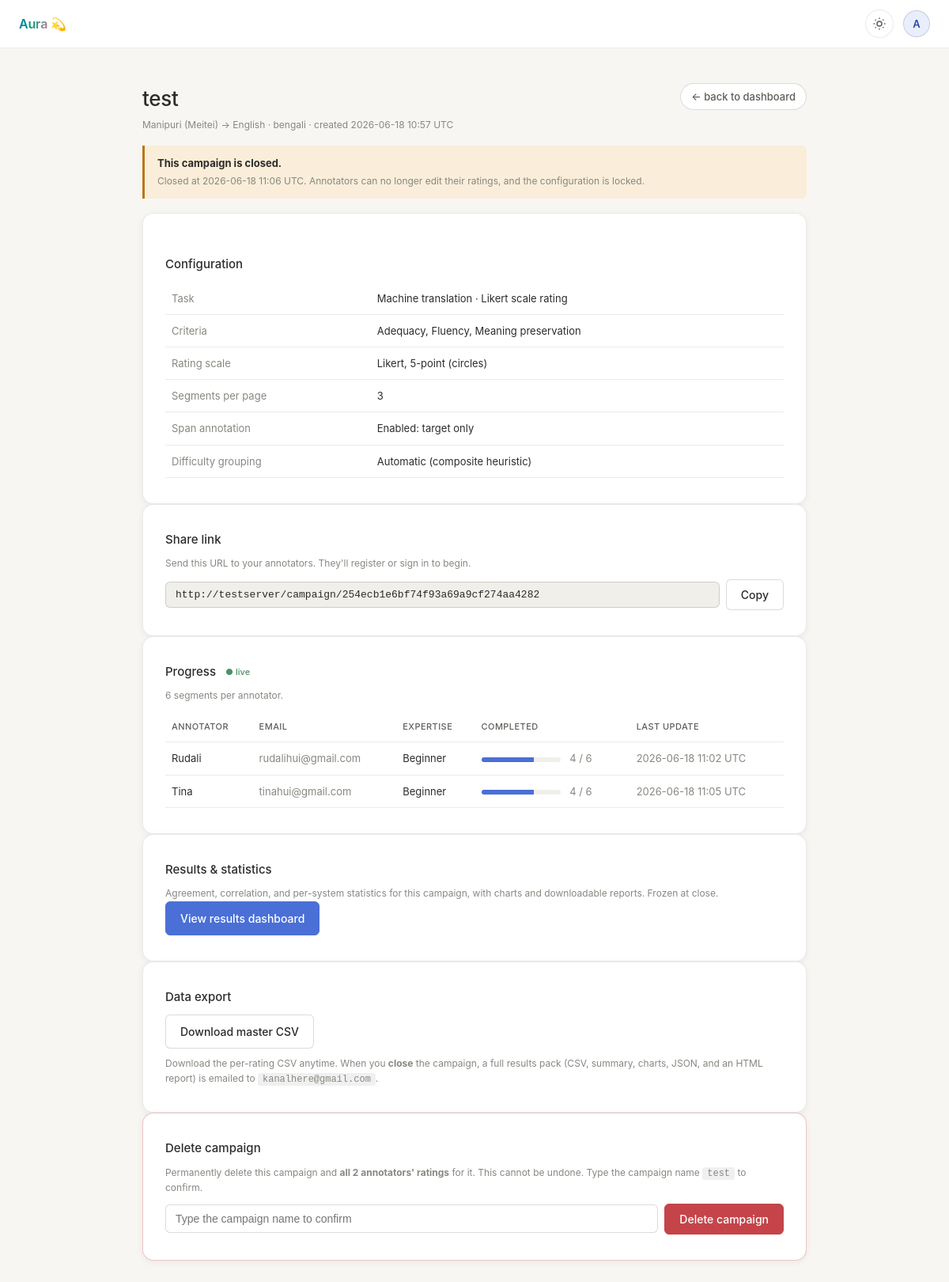
The app's page /admin/campaign/254ecb1e6bf74f93a69a9cf274aa4282 (signed in) with its own data.
### models.py (models this page shows, shortened)
class Campaign(db.Model):
    __tablename__ = "campaigns"
    id = db.Column(db.String(32), primary_key=True, default=_uuid)
    name = db.Column(db.String(200), nullable=False)
    source_language = db.Column(db.String(100), nullable=False, default="")
    target_language = db.Column(db.String(100), nullable=False, default="")
    task_type = db.Column(db.String(40), default="translation")
    input_label = db.Column(db.String(80), default="")
    output_label = db.Column(db.String(80), default="")
    difficulty_method = db.Column(db.String(20), default="auto")
    difficulty_easy_max = db.Column(db.Integer, default=0)   # length method: easy if <= this
    difficulty_hard_min = db.Column(db.Integer, default=0)   # length method: hard if >= this
    served_difficulties = db.Column(db.String(50), default="")
    expertise_matching = db.Column(db.Boolean, default=False)
    rating_position = db.Column(db.String(10), default="side")   # "side" | "below"
    span_position = db.Column(db.String(10), default="below")    # "below" | "beside"
    owner_email = db.Column(db.String(200), default="")          # who created it (results email)
    script = db.Column(db.String(50), default=None)
    segments_json = db.Column(db.Text, nullable=False)
    criteria_json = db.Column(db.Text, default="")
    instructions = db.Column(db.Text, default="")
    span_instructions = db.Column(db.Text, default="")
    span_scope = db.Column(db.String(20), default="target")
    enable_spans = db.Column(db.Boolean, default=True)
    segments_per_page = db.Column(db.Integer, default=3)
    eval_mode = db.Column(db.String(20), default="likert")
    preferences_json = db.Column(db.Text, default="")
    scale_type = db.Column(db.String(20), default="likert")
    scale_points = db.Column(db.Integer, default=5)
    scale_min = db.Column(db.Integer, default=0)
    scale_max = db.Column(db.Integer, default=100)
    scale_design = db.Column(db.String(20), default="circles")
    scale_labels_json = db.Column(db.Text, default="")
    drive_folder_id = db.Column(db.String(200), default="")
    drive_last_status = db.Column(db.String(20), default="")     # "ok", "error", or ""
    drive_last_error = db.Column(db.Text, default="")
    drive_last_sync_at = db.Column(db.DateTime, default=None)
    results_snapshot_json = db.Column(db.Text, default="")
    ai_enabled = db.Column(db.Boolean, default=False)
    ai_ab_enabled = db.Column(db.Boolean, default=False)
    ai_ab_fraction = db.Column(db.Integer, default=50)
    ai_provider = db.Column(db.String(40), default="")   # ollama|anthropic|openai|gemini|openai_compatible
    ai_model = db.Column(db.String(120), default="")
    ai_base_url = db.Column(db.String(300), default="")
    ai_api_key_enc = db.Column(db.Text, default="")      # encrypted at rest
    closed_at = db.Column(db.DateTime, default=None)
    created_at = db.Column(db.DateTime, default=datetime.utcnow)
    ratings = db.relationship("Rating", backref="campaign", lazy="dynamic", cascade="all,delete-orphan")
    @property
    def is_closed(self):
        return self.closed_at is not None
    def io_labels(self):
        d = task_defaults(self.task_type)
        return (self.input_label or d["input"], self.output_label or d["output"])
    @property
    def segments(self):
        try:
            return json.loads(self.segments_json or "[]")
        except json.JSONDecodeError:
            return []
    @property
    def criteria(self):
        if not self.criteria_json:
            return None
        try:
            return json.loads(self.criteria_json)
        except json.JSONDecodeError:
            return None
    DEFAULT_LIKERT_LABELS = {
        "1": "Very poor", "2": "Poor", "3": "Acceptable", "4": "Good", "5": "Excellent",
    }
    @property
    def score_bounds(self):
        if (self.scale_type or "likert") == "continuous":
            lo = self.scale_min if self.scale_min is not None else 0
            hi = self.scale_max if self.scale_max is not None else 100
            if hi < lo:
                lo, hi = hi, lo
            return (lo, hi)
        pts = self.scale_points or 5
        return (1, max(2, pts))
    DEFAULT_PREFERENCES = [
        {"id": "a_much_better", "label": "A is much better"},
        {"id": "a_better",      "label": "A is better"},
        {"id": "tie",           "label": "About the same"},
        {"id": "b_better",      "label": "B is better"},
        {"id": "b_much_better", "label": "B is much better"},
    ]
    @property
    def mode(self):
        return self.eval_mode or "likert"
    def rating_is_complete(self, rating, criteria=None):
        mode = self.mode
        if mode == "pairwise":
            return bool((rating.preference or "").strip())
        if mode == "span_only":
            return bool(rating.reviewed)
        if mode == "post_edit":
            return bool((rating.edited_text or "").strip())
        crit_ids = [c.get("id") for c in (criteria if criteria is not None else (self.criteria or []))]
        if not crit_ids:
            return False
        lo, hi = self.score_bounds
        return rating.is_complete_for(crit_ids, lo, hi)
    @property
    def num_segments(self):
        return len(self.segments)

class Annotator(db.Model):
    __tablename__ = "annotators"
    id = db.Column(db.String(32), primary_key=True, default=_uuid)
    name = db.Column(db.String(200), nullable=False)
    email = db.Column(db.String(200), unique=True, nullable=False, index=True)
    password_hash = db.Column(db.String(200), nullable=False)
    native_language = db.Column(db.String(100), default="")
    expertise = db.Column(db.String(20), default="")   # "" | "easy" | "medium" | "hard"
    created_at = db.Column(db.DateTime, default=datetime.utcnow)
    ratings = db.relationship("Rating", backref="annotator", lazy="dynamic")

class Rating(db.Model):
    __tablename__ = "ratings"
    id = db.Column(db.String(32), primary_key=True, default=_uuid)
    campaign_id = db.Column(db.String(32), db.ForeignKey("campaigns.id"), nullable=False, index=True)
    annotator_id = db.Column(db.String(32), db.ForeignKey("annotators.id"), nullable=False, index=True)
    segment_id = db.Column(db.String(200), nullable=False, index=True)
    scores_json = db.Column(db.Text, default="{}")
    spans_json = db.Column(db.Text, default="{}")
    comments = db.Column(db.Text, default="")
    preference = db.Column(db.String(100), default="")
    reviewed = db.Column(db.Boolean, default=False)
    edited_text = db.Column(db.Text, default="")
    time_spent_seconds = db.Column(db.Integer, default=0)
    created_at = db.Column(db.DateTime, default=datetime.utcnow)
    updated_at = db.Column(db.DateTime, default=datetime.utcnow, onupdate=datetime.utcnow)
    __table_args__ = (
        db.UniqueConstraint("campaign_id", "annotator_id", "segment_id",
                            name="uq_campaign_annotator_segment"),
    )
    def scores_dict(self):
        try:
            return json.loads(self.scores_json or "{}")
        except json.JSONDecodeError:
            return {}
    def is_complete_for(self, criterion_ids, lo=1, hi=5):
        scores = self.scores_dict()
        return all(isinstance(scores.get(cid), int) and lo <= scores[cid] <= hi
                   for cid in criterion_ids)

### app.py (the view)
@app.route("/admin/campaign/<campaign_id>")
@require_admin
def admin_campaign_detail(campaign_id):
    c = Campaign.query.get_or_404(campaign_id)
    crit_ids = [cr["id"] for cr in get_criteria_for(c)]
    rows = []
    annotator_ids = sorted({r.annotator_id for r in c.ratings})
    for aid in annotator_ids:
        ann = Annotator.query.get(aid)
        if not ann:
            continue
        rs = [r for r in c.ratings if r.annotator_id == aid]
        completed = sum(1 for r in rs if c.rating_is_complete(r, get_criteria_for(c)))
        last_update = max((r.updated_at for r in rs), default=None)
        rows.append({
            "annotator": ann,
            "completed": completed,
            "total": c.num_segments,
            "last_update": last_update,
        })
    rows.sort(key=lambda r: (-r["completed"], r["annotator"].email))
    share_url = url_for("annotator_login_view", campaign_id=c.id, _external=True)
    in_label, out_label = c.io_labels()
    mode_label = next((m["name"] for m in EVAL_MODES if m["id"] == c.mode), c.mode)
    diff_label = {"auto": "Automatic (composite heuristic)", "length": "By input length",
                  "manual": "Manual labels only", "none": "None"}.get(
                      c.difficulty_method or "auto", "Automatic")
    return render_template("admin_campaign_detail.html",
                           campaign=c, rows=rows, share_url=share_url,
                           criteria=get_criteria_for(c),
                           mode_label=mode_label, task_label=task_label(c),
                           input_label=in_label, output_label=out_label,
                           difficulty_label=diff_label,)

### templates/admin_campaign_detail.html (shortened to what this page needs)
{% extends "base.html" %}
{% block content %}
<div class="page-header">
  <div>
    <h1>{{ campaign.name }}</h1>
    <p class="hint">
      {{ campaign.source_language }} → {{ campaign.target_language }}{% if campaign.script %} · {{ campaign.script }}{% endif %}
      · created {{ campaign.created_at.strftime('%Y-%m-%d %H:%M UTC') }}
    </p>
  </div>
  <a href="{{ url_for('admin_dashboard') }}" class="link-btn">← back to dashboard</a>
</div>
{% if campaign.is_closed %}
<div class="info-box warning-box">
  <strong>This campaign is closed.</strong>
  <p class="hint">Closed at {{ campaign.closed_at.strftime('%Y-%m-%d %H:%M UTC') }}. Annotators can no longer edit their ratings, and the configuration is locked.</p>
</div>
{% endif %}
<section class="card">
  <div class="page-header" style="margin-bottom:8px;">
    <h3 style="margin:0;">Configuration</h3>
  </div>
  <table class="annotator-table">
    <tbody>
      <tr><td class="muted">Task</td><td>{{ task_label }} · {{ mode_label }}</td></tr>
      {% if campaign.mode in ['likert', 'span_only'] %}
      <tr><td class="muted">{{ 'Error types' if campaign.mode == 'span_only' else 'Criteria' }}</td><td>{{ criteria | map(attribute='name') | join(', ') }}</td></tr>
      {% endif %}
      {% if campaign.mode == 'likert' %}
      <tr><td class="muted">Rating scale</td>
        <td>
          {% if campaign.scale_type == 'continuous' %}
            Continuous slider, {{ campaign.scale_min }}–{{ campaign.scale_max }}
          {% else %}
            Likert, {{ campaign.scale_points }}-point ({{ campaign.scale_design }})
          {% endif %}
        </td></tr>
      {% endif %}
      <tr><td class="muted">Segments per page</td><td>{{ campaign.segments_per_page }}</td></tr>
      {% if campaign.mode in ['likert', 'span_only'] %}
      <tr><td class="muted">Span annotation</td>
        <td>
          {% if campaign.enable_spans %}
            Enabled: {{ 'both source &amp; target' | safe if campaign.span_scope == 'both' else 'target only' }}
          {% else %}Disabled{% endif %}
        </td></tr>
      {% endif %}
      <tr><td class="muted">Difficulty grouping</td><td>{{ difficulty_label }}</td></tr>
    </tbody>
  </table>
</section>
<section class="card">
  <h3>Share link</h3>
  <p class="hint">Send this URL to your annotators. They'll register or sign in to begin.</p>
  <div class="copy-row">
    <input type="text" id="share-url" readonly value="{{ share_url }}" onclick="this.select()">
    <button type="button" class="btn" onclick="copyShareUrl()">Copy</button>
  </div>
</section>
<section class="card">
  <h3>Progress <span id="progress-live" class="progress-live" title="Updates automatically">● live</span></h3>
  <p class="hint">{{ campaign.num_segments }} segments per annotator.</p>
  <table class="annotator-table" id="progress-table"{% if not rows %} hidden{% endif %}>
    <thead>
      <tr>
        <th>Annotator</th>
        <th>Email</th>
        <th>Expertise</th>
        <th>Completed</th>
        <th>Last update</th>
      </tr>
    </thead>
    <tbody id="progress-tbody">
      {% set _exp_label = {'easy':'Beginner','medium':'Intermediate','hard':'Advanced'} %}
      {% for r in rows %}
      <tr>
        <td>{{ r.annotator.name }}</td>
        <td class="muted">{{ r.annotator.email }}</td>
        <td>{{ _exp_label.get(r.annotator.expertise, '—') }}</td>
        <td>
          <div class="mini-progress">
            <div class="mini-progress-fill" style="width: {{ (r.completed / r.total * 100) | int if r.total else 0 }}%;"></div>
          </div>
          <span class="muted">{{ r.completed }} / {{ r.total }}</span>
        </td>
        <td class="muted">{{ r.last_update.strftime('%Y-%m-%d %H:%M UTC') if r.last_update else '—' }}</td>
      </tr>
      {% endfor %}
    </tbody>
  </table>
</section>
<section class="card">
  <h3>Results &amp; statistics</h3>
  <p class="hint" style="margin-top:0;">Agreement, correlation, and per-system statistics for this campaign, with charts and downloadable reports. {% if campaign.is_closed %}Frozen at close.{% else %}Updates live as ratings come in.{% endif %}</p>
  <a href="{{ url_for('admin_campaign_results', campaign_id=campaign.id) }}" class="btn btn-primary">View results dashboard</a>
</section>
<section class="card">
  <h3>Data export</h3>
  <a href="{{ url_for('admin_campaign_download_csv', campaign_id=campaign.id) }}" class="btn">
    Download master CSV
  </a>
  <p class="hint" style="margin-top:10px;">
    Download the per-rating CSV anytime. When you <strong>close</strong> the campaign, a full
    results pack (CSV, summary, charts, JSON, and an HTML report) is emailed to
    {% if campaign.owner_email %}<code class="code-inline">{{ campaign.owner_email }}</code>{% else %}the campaign owner{% endif %}.
  </p>
</section>
<section class="card danger-card">
  <h3>Delete campaign</h3>
  <p class="hint">
    Permanently delete this campaign and <strong>all {{ rows|length }} annotators' ratings</strong> for it.
    This cannot be undone. Type the campaign name <code class="code-inline">{{ campaign.name }}</code> to confirm.
  </p>
  <form method="post" action="{{ url_for('admin_campaign_delete', campaign_id=campaign.id) }}"
        onsubmit="return confirm('Delete this campaign and all its ratings permanently?');"
        class="delete-form">
    <input type="text" name="confirm_name" placeholder="Type the campaign name to confirm" autocomplete="off">
    <button type="submit" class="btn btn-danger">Delete campaign</button>
  </form>
</section>
{% endblock %}

### records on screen
Campaign: name "test", source_language "Manipuri (Meitei)", target_language "English", script "bengali", created_at "2026-06-18 10:57 UTC", closed_at "2026-06-18 11:06 UTC", eval_mode "Criteria", scale_points "5", scale_design "circles", segments_per_page "3", span_scope "target only", num_segments "6", owner_email "kanalhere@gmail.com"
Annotator: annotator.name "Rudali", annotator.email "rudalihui@gmail.com", get "Beginner"
Rating: last_update "2026-06-18 11:02 UTC"
Annotator: annotator.name "Tina", annotator.email "tinahui@gmail.com", get "Beginner"
Rating: last_update "2026-06-18 11:05 UTC"

### other values on screen
{{ task_label }} "Machine translation"
{{ mode_label }} "Likert scale rating"
{{ criteria | map(attribute='name') | join(', ') }} "Adequacy, Fluency, Meaning preservation"
{{ difficulty_label }} "Automatic (composite heuristic)"
{{ r.completed }} "4" "4"
{{ r.total }} "6" "6"
{{ rows|length }} "2"
